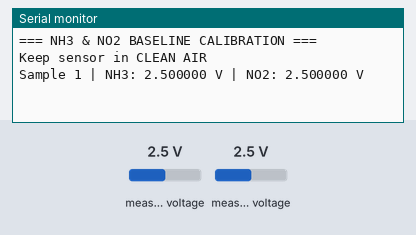
This sketch was run on a simulated ESP32. Parts: the last lines printed to the serial monitor. Inputs (shaded band) come from the test bench; at power-on: measured voltage 2.5 V.

Above: at 1.2 s.
1.3 s: measured voltage (sensor 201) set to 0.1 V
At 2.6 s:
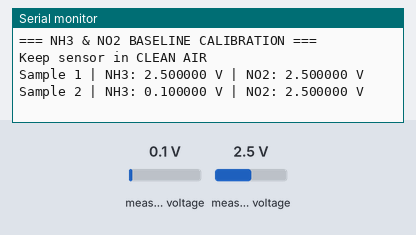
2.8 s: measured voltage (sensor 202) set to 0.1 V
At 4.2 s:
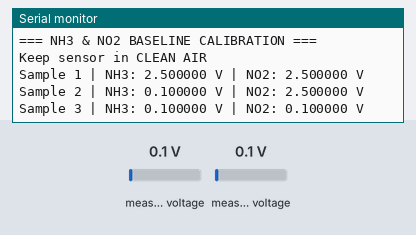
4.3 s: measured voltage (sensor 201) set to 1.2 V
5.8 s: measured voltage (sensor 202) set to 1.2 V
At 6.4 s:
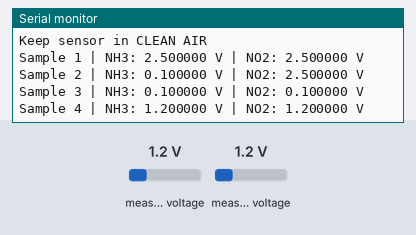
Timing chart, 0 to 8.3 s (numbered marks = the images above; inputs shaded):
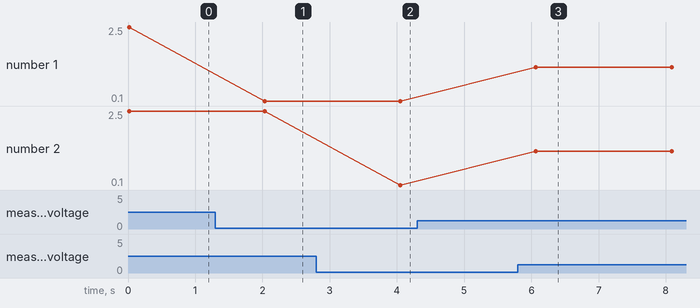

Measured:
- after the input at 1.3 s, the serial monitor: prints a new line after 0.73 s (image 1)
- after the input at 2.8 s, the serial monitor: prints a new line after 1.3 s (image 2)
- after the input at 5.8 s, the serial monitor: prints a new line after 0.27 s (image 3)
- plotted number 1: 2.5 → 0.1 after the input at 1.3 s

The sketch:

NH3_NO2_BASELINE_CHECK.ino
```cpp
#include <Wire.h>
#include <Adafruit_ADS1X15.h>

Adafruit_ADS1115 ads;

#define TOTAL_SAMPLES 200

float sumNH3 = 0;
float sumNO2 = 0;

void setup() {
  Serial.begin(115200);
  Wire.begin(21,22);

  if (!ads.begin(0x48)) {
    Serial.println("ADS1115 not detected!");
    while (1);
  }

  ads.setGain(GAIN_ONE);

  Serial.println("=== NH3 & NO2 BASELINE CALIBRATION ===");
  Serial.println("Keep sensor in CLEAN AIR");
}

void loop() {

  for(int i = 1; i <= TOTAL_SAMPLES; i++) {

    float vNH3 = ads.computeVolts(ads.readADC_SingleEnded(1));
    float vNO2 = ads.computeVolts(ads.readADC_SingleEnded(2));

    Serial.print("Sample ");
    Serial.print(i);

    Serial.print(" | NH3: ");
    Serial.print(vNH3,6);

    Serial.print(" V | NO2: ");
    Serial.print(vNO2,6);
    Serial.println(" V");

    sumNH3 += vNH3;
    sumNO2 += vNO2;

    delay(2000);  // 2 sec delay
  }

  float avgNH3 = sumNH3 / TOTAL_SAMPLES;
  float avgNO2 = sumNO2 / TOTAL_SAMPLES;

  Serial.println("\n===== FINAL BASELINE =====");

  Serial.print("NH3_BASELINE_V0 = ");
  Serial.println(avgNH3,6);

  Serial.print("NO2_BASELINE_V0 = ");
  Serial.println(avgNO2,6);

  Serial.println("\nCopy these values into main code");

  while(1);
}
```
